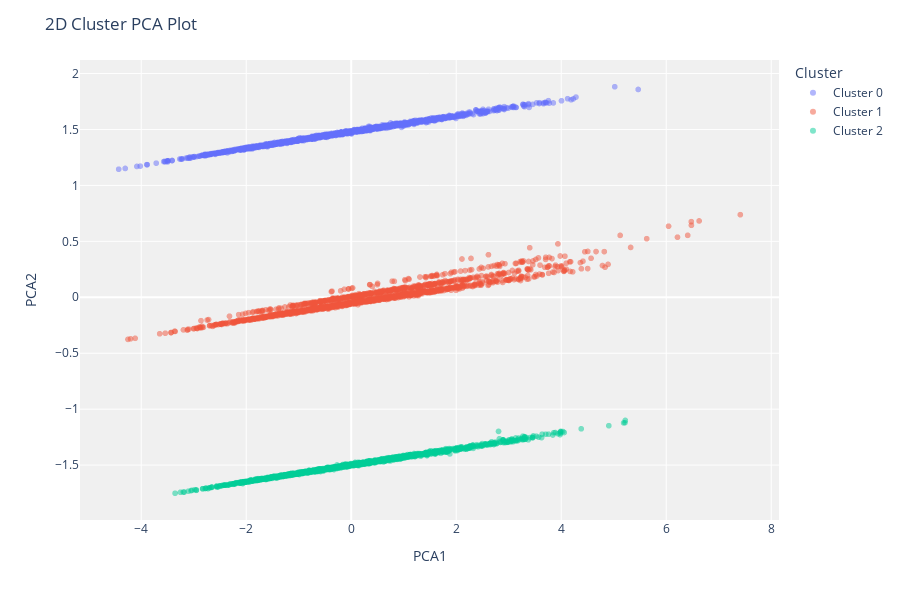

The code cell stored with this chart in its notebook:
### Code cell
plot_model(kmeans_women, plot='cluster')

### Figure 1 — Plotly figure (JSON) as saved in the notebook; plotly's stock layout.template omitted (floating-point values rounded to 4 significant figures; data arrays with more than 128 entries replaced by an {"elided": "..."} marker saying what was removed)
{"data": [{"customdata": {"elided": "1895x1 str values"}, "hovertemplate": "Cluster=Cluster 0<br>PCA1=%{x}<br>PCA2=%{y}<br>Feature=%{customdata[0]}<extra></extra>", "legendgroup": "Cluster 0", "marker": {"color": "#636efa", "opacity": 0.5, "symbol": "circle"}, "mode": "markers", "name": "Cluster 0", "showlegend": true, "textposition": "top center", "type": "scattergl", "x": {"elided": "1895 float values"}, "xaxis": "x", "y": {"elided": "1895 float values"}, "yaxis": "y"}, {"customdata": {"elided": "1646x1 str values"}, "hovertemplate": "Cluster=Cluster 1<br>PCA1=%{x}<br>PCA2=%{y}<br>Feature=%{customdata[0]}<extra></extra>", "legendgroup": "Cluster 1", "marker": {"color": "#EF553B", "opacity": 0.5, "symbol": "circle"}, "mode": "markers", "name": "Cluster 1", "showlegend": true, "textposition": "top center", "type": "scattergl", "x": {"elided": "1646 float values"}, "xaxis": "x", "y": {"elided": "1646 float values"}, "yaxis": "y"}, {"customdata": {"elided": "1833x1 str values"}, "hovertemplate": "Cluster=Cluster 2<br>PCA1=%{x}<br>PCA2=%{y}<br>Feature=%{customdata[0]}<extra></extra>", "legendgroup": "Cluster 2", "marker": {"color": "#00cc96", "opacity": 0.5, "symbol": "circle"}, "mode": "markers", "name": "Cluster 2", "showlegend": true, "textposition": "top center", "type": "scattergl", "x": {"elided": "1833 float values"}, "xaxis": "x", "y": {"elided": "1833 float values"}, "yaxis": "y"}], "layout": {"height": 600, "legend": {"title": {"text": "Cluster"}, "tracegroupgap": 0}, "margin": {"t": 60}, "plot_bgcolor": "rgb(240,240,240)", "title": {"text": "2D Cluster PCA Plot"}, "xaxis": {"anchor": "y", "domain": [0, 1], "title": {"text": "PCA1"}}, "yaxis": {"anchor": "x", "domain": [0, 1], "title": {"text": "PCA2"}}}}
